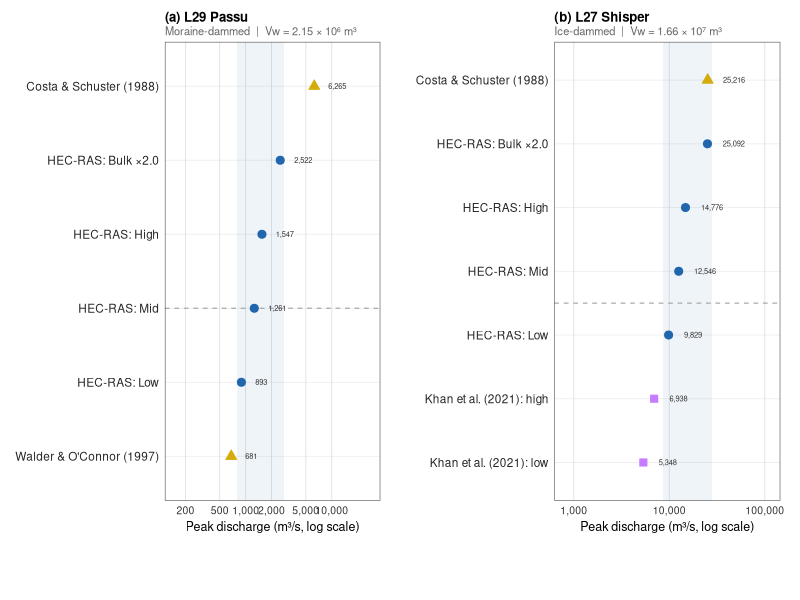
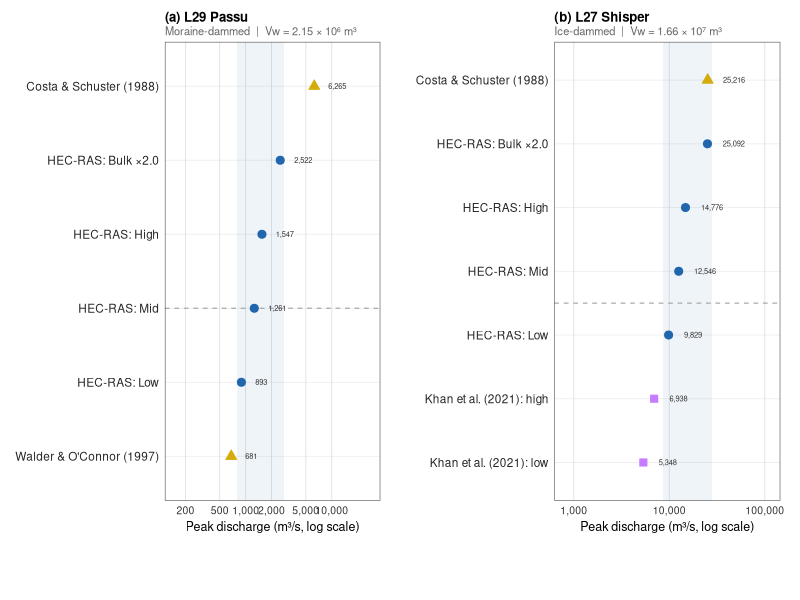

Recreate these plots in R, in order.
# ════════════════════════════════════════════════════════════════
# 11_fig11_validation.R
# Figure 11 —  Validation Comparison
# PURPOSE: Two-panel dot plot (faceted by lake) on log-scale x-axis. Each dot is a
#          peak discharge estimate from a different source:
#          Blue circles: HEC-RAS runs (Low/Mid/High/bulk x2)
#          Gold triangles: empirical equations (Walder & O'Connor 1997, Costa & Schuster 1988)
#          Pink squares: published literature (Khan et al. 2021)
#          Shows the simulated results fall within/near the empirical envelope.
# AUTHOR:  Ismail, Sadaf — GSAIS, Kyoto University
# DATE:    2026
#
# UPDATED (2026-08-21, rev 1): supersedes 11_fig11_validation.R (moved to
# scripts/OLD/). Two problems fixed:
#
# 1. WRONG EQUATIONS. The previous version's "Empirical" points used
#    "Froehlich (1995)" and "Hagen (1982)" -- neither appears anywhere in
#    the manuscript text or reference list, and Costa & Schuster (1988)
#    was missing from the figure entirely, despite being one of the two
#    equations the manuscript's Section 4.4 / Table 5 actually describe
#    and compare against. The Walder & O'Connor coefficient used (0.0347)
#    also didn't match the manuscript's own formula (0.045). This version
#    uses exactly the two equations Table 5 reports: Walder & O'Connor
#    (1997) Q = 0.045 * V^0.66 (L29 moraine-dammed scope only) and Costa &
#    Schuster (1988) Q = 0.063 * (rho*g*V*H)^0.42 (both lakes). Computed
#    values were cross-checked against Table 5's printed Mid-scenario
#    numbers before use: Walder L29 Mid = 681 (matches), Costa L29 Mid =
#    6265 (matches), Costa L27 Mid = 25216 (matches) -- all three agree
#    with the manuscript to the reported precision.
#
# 2. BROKEN DATA SOURCE. The previous version read
#    data/processed/L29_Passu_simulation_results.csv and
#    L27_Shisper_simulation_results.csv, which were archived to
#    data/processed/OLD/ this session as superseded by the _VERIFIED
#    versions. The _VERIFIED per-lake files don't carry a peak-discharge
#    column at all (only depth/velocity/wetted-area -- simulated outputs,
#    not the input boundary condition). This version reads
#    data/processed/ALL_simulation_results_VERIFIED.csv instead, which
#    has peak_Q_input_m3s directly and consistent scenario naming across
#    both lakes.
#
# UPDATED (2026-08-21, rev 2): fixed a second data-source problem found
# after re-checking the rendered figure against Table 3/Table 5's printed
# numbers. ALL_simulation_results_VERIFIED.csv's peak_Q_input_m3s column
# for L29 does NOT match the values actually used to build the published
# Table 3 / Table 5 (e.g. Mid_baseline: 1258.1 in that file vs. 1,261 in
# Table 3, Table 5, and the manuscript body text at Section 4.4 -- also
# off for High: 1547.2 vs 1,547, Mid_bulk1.5: 1887.1 vs 1,892, and
# Mid_bulk2.0: 2516.1 vs 2,522). L27's values in that file happened to
# match, which is why the mismatch wasn't caught earlier -- only L29 is
# affected. data/processed/all_simulations_combined_v2.csv carries the
# values that DO match Table 3 exactly (verified row-by-row against
# figures/table03_simulation_results.csv for both lakes, all 14
# scenarios, before switching). This version reads that file instead, so
# the figure is now numerically consistent with Tables 3 and 5. Scenario
# naming differs slightly between the two source files ("Mid_bulk2.0" in
# the old source vs. "Mid_bulk20" in this one) -- scens_show and the
# case_when() label mapping below were updated to match.
# ════════════════════════════════════════════════════════════════

setwd("C:/Users/sadaf/Documents/PPR3")

library(ggplot2)
library(dplyr)
library(cowplot)
library(scales)

OUT_DIR   <- "C:/Users/sadaf/Documents/PPR3/figures"
FIG_W     <- 17.4
FIG_H     <- 9.0
FIG_DPI   <- 800   # bumped from 600 to 800 dpi for repo/publication release
BASE_SIZE <- 9   # bumped from 7 for label legibility (R4.9)

# ── 1. Load simulation results (matches Table 3 / Table 5 exactly) ──────────

sim <- read.csv("data/processed/all_simulations_combined_v2.csv")

scens_show <- c("Low", "Mid_baseline", "High", "Mid_bulk20")

make_hecras <- function(df, lake_code, lake_label) {
  df |>
    filter(lake == lake_code, scenario %in% scens_show) |>
    mutate(
      lake   = lake_label,
      Q      = peak_Q_input_m3s,
      label  = case_when(
        scenario == "Low"          ~ "HEC-RAS: Low",
        scenario == "Mid_baseline" ~ "HEC-RAS: Mid",
        scenario == "High"         ~ "HEC-RAS: High",
        scenario == "Mid_bulk20"   ~ "HEC-RAS: Bulk ×2.0"
      ),
      source = "HEC-RAS"
    )
}

hecras_l29 <- make_hecras(sim, "L29", "L29 Passu")
hecras_l27 <- make_hecras(sim, "L27", "L27 Shisper")

# ── 2. Empirical (Walder & O'Connor 1997; Costa & Schuster 1988) ────────────
# Mid-scenario volumes/heights, matching 15_volume_dam_breach_calculations.R
# and the manuscript's Table 5 exactly.

V29 <- 2154184;  H29 <- 37.5
V27 <- 16600000; H27 <- 134

q_walder <- function(V) 0.045 * V^0.66
q_costa  <- function(V, H) 0.063 * (1000 * 9.81 * V * H)^0.42

emp_l29 <- data.frame(
  lake   = "L29 Passu",
  source = "Empirical",
  label  = c("Walder & O'Connor (1997)", "Costa & Schuster (1988)"),
  Q      = c(q_walder(V29), q_costa(V29, H29))
)

emp_l27 <- data.frame(
  lake   = "L27 Shisper",
  source = "Empirical",
  # Walder & O'Connor (1997) is not applicable to L27 -- it is calibrated
  # on moraine-dammed outbursts and L27 is ice-dammed/piping (Section 4.4).
  label  = c("Costa & Schuster (1988)"),
  Q      = c(q_costa(V27, H27))
)

# ── 3. Literature ─────────────────────────────────────────────
lit_l27 <- data.frame(
  lake   = "L27 Shisper",
  source = "Literature",
  label  = c("Khan et al. (2021): low",
             "Khan et al. (2021): high"),
  Q      = c(5348, 6938)
)

# ── 4. Combine + sort by Q ────────────────────────────────────
cols <- c("lake","source","label","Q")

dat_l29 <- bind_rows(hecras_l29[,cols], emp_l29[,cols]) |>
  arrange(Q) |>
  mutate(label = factor(label, levels = unique(label)))

dat_l27 <- bind_rows(hecras_l27[,cols], emp_l27[,cols],
                     lit_l27[,cols]) |>
  arrange(Q) |>
  mutate(label = factor(label, levels = unique(label)))

# ── 5. Label x position = Q * offset (log-scale safe) ───
# This keeps text a fixed log-distance from the point regardless
# of where on the axis the point falls
label_mult <- 1.45   # place label ~16% of panel width to right of point

dat_l29 <- dat_l29 |> mutate(label_x = Q * label_mult)
dat_l27 <- dat_l27 |> mutate(label_x = Q * label_mult)

# ── 6. Source colours + shapes ────────────────────────────────
src_col <- c(
  "HEC-RAS"    = "#2166AC",
  "Empirical"  = "#D4AC0D",
  "Literature" = "#C77CFF"
)
src_shape <- c(
  "HEC-RAS"    = 21,
  "Empirical"  = 24,
  "Literature" = 22
)

# ── 7. Theme ──────────────────────────────────────────────────
theme_val <- function(base_size = BASE_SIZE) {
  theme_minimal(base_size = base_size) +
    theme(
      panel.grid.major.y = element_line(colour = "grey93",
                                        linewidth = 0.3),
      panel.grid.major.x = element_line(colour = "grey88",
                                        linewidth = 0.3),
      panel.grid.minor   = element_blank(),
      panel.border       = element_rect(fill = NA, colour = "grey30",
                                        linewidth = 0.4),
      plot.background    = element_rect(fill = "white", colour = NA),
      axis.title.x       = element_text(size = base_size,
                                        margin = margin(t = 3)),
      axis.title.y       = element_blank(),
      axis.text.x        = element_text(size = base_size - 1.5,
                                        colour = "grey20"),
      axis.text.y        = element_text(size = base_size - 0.5,
                                        colour = "grey15"),
      legend.position    = "none",
      plot.title         = element_text(size = base_size + 0.5,
                                        face = "bold",
                                        margin = margin(b = 1)),
      plot.subtitle      = element_text(size = base_size - 1,
                                        colour = "grey40",
                                        margin = margin(b = 3)),
      plot.margin        = margin(3, 5, 3, 3, "mm")
    )
}

# ── 8. Panel builder ──────────────────────────────────────────
build_val <- function(dat, title, subtitle,
                      x_breaks, x_limits,
                      sep_y = NULL,
                      show_legend = FALSE) {

  hr <- dat |> filter(source == "HEC-RAS")

  p <- ggplot(dat,
              aes(x      = Q,
                  y      = label,
                  fill   = source,
                  shape  = source,
                  colour = source)) +

    # HEC-RAS envelope band
    annotate("rect",
             xmin = min(hr$Q) * 0.88,
             xmax = max(hr$Q) * 1.12,
             ymin = -Inf, ymax = Inf,
             fill = "#2166AC", alpha = 0.07) +

    # Group separator
    {if (!is.null(sep_y))
      geom_hline(yintercept = sep_y,
                 colour = "grey65", linewidth = 0.4,
                 linetype = "dashed")
    } +

    # Points
    geom_point(size = 2.4, stroke = 0.5) +

    # labels at label_x (= Q * 1.45), hjust = 0
    # so text starts at a fixed log-distance from point
geom_text(
  aes(x     = label_x,
      y     = label,
      label = scales::comma(round(Q))),
  hjust       = 0,
  vjust       = 0.45,
  size        = 1.9,
  colour      = "grey20",
  inherit.aes = FALSE
) +

    scale_fill_manual(
      name   = "Source",
      values = src_col,
      guide  = guide_legend(
        override.aes = list(size = 3),
        keywidth  = unit(0.4, "cm"),
        keyheight = unit(0.35, "cm")
      )
    ) +
    scale_colour_manual(name = "Source", values = src_col) +
    scale_shape_manual( name = "Source", values = src_shape) +

    scale_x_log10(
      name   = "Peak discharge (m³/s, log scale)",
      breaks = x_breaks,
      labels = scales::comma,
      limits = x_limits
    ) +

    labs(title = title, subtitle = subtitle) +
    theme_val()

  if (show_legend) {
    p <- p + theme(
      legend.position  = "bottom",
      legend.title     = element_text(size = BASE_SIZE,
                                      face = "bold"),
      legend.text      = element_text(size = BASE_SIZE - 1),
      legend.key.size  = unit(0.4, "cm"),
      legend.spacing.x = unit(0.4, "cm")
    )
  }

  return(p)
}

# ── 9. Build ──────────────────────────────────────────────────
cat("── Building panels ──\n")

p_l29 <- build_val(
  dat      = dat_l29,
  title    = "(a) L29 Passu",
  subtitle = "Moraine-dammed  |  Vw = 2.15 × 10⁶ m³",
  x_breaks = c(200, 500, 1000, 2000, 5000, 10000),
  x_limits = c(150, max(dat_l29$Q) * 4.5),
  sep_y    = 3
)

p_l27 <- build_val(
  dat      = dat_l27,
  title    = "(b) L27 Shisper",
  subtitle = "Ice-dammed  |  Vw = 1.66 × 10⁷ m³",
  x_breaks = c(1000, 10000, 100000),
  x_limits = c(800, max(dat_l27$Q) * 4.5),
  sep_y    = 3.5,
  show_legend = TRUE
)

# ── 10. Assemble ──────────────────────────────────────────────
cat("── Assembling ──\n")

leg      <- cowplot::get_legend(p_l27)
p_l27_nl <- p_l27 + theme(legend.position = "none")

p_maps <- cowplot::plot_grid(
  p_l29, p_l27_nl,
  ncol       = 2,
  rel_widths = c(1, 1),
  align      = "h",
  axis       = "tb"
)

p_final <- cowplot::plot_grid(
  p_maps, leg,
  ncol        = 1,
  rel_heights = c(1, 0.10)
)

# ── 11. Save ──────────────────────────────────────────────────
cat("── Saving ──\n")

ggsave(file.path(OUT_DIR, "fig11_validation_v4.png"),
       p_final, width = FIG_W, height = FIG_H,
       units = "cm", dpi = FIG_DPI, bg = "white")
cat("  Saved: fig11_validation_v4.png\n")

ggsave(file.path(OUT_DIR, "fig11_validation_v4.tiff"),
       p_final, width = FIG_W, height = FIG_H,
       units = "cm", dpi = FIG_DPI, bg = "white",
       compression = "lzw")
cat("  Saved: fig11_validation_v4.tiff\n")

cat("\nFig 11 v4 complete.\n")
